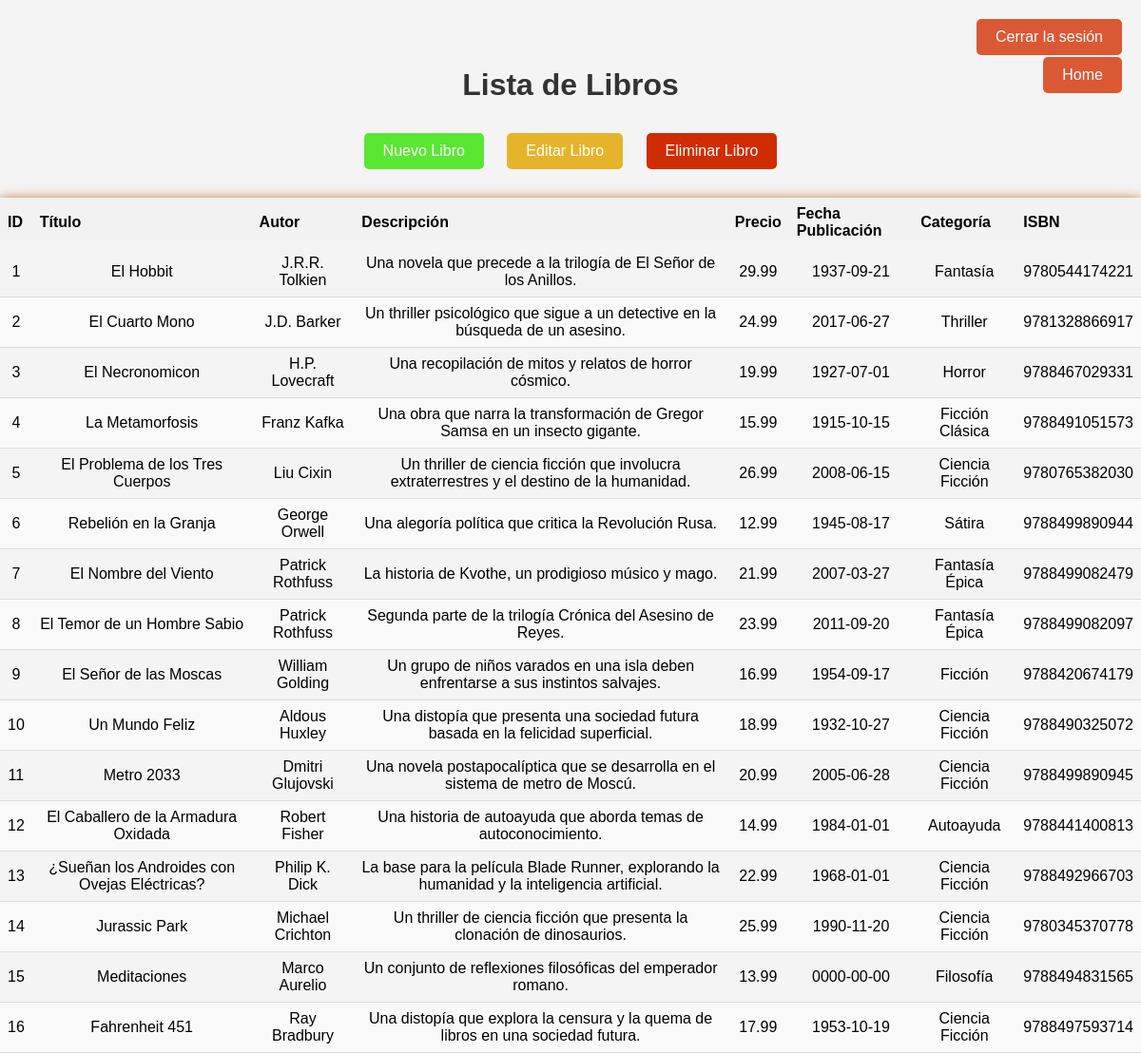
Screenshot of /listalibros.php with the database file from the repository.
### tables this page shows
CREATE TABLE libros (
    id INT AUTO_INCREMENT PRIMARY KEY,
    titulo VARCHAR(255) NOT NULL,
    autor VARCHAR(100) NOT NULL,
    descripcion TEXT,
    precio DECIMAL(10, 2) NOT NULL,
    fecha_publicacion DATE,
    categoria VARCHAR(50),
    isbn VARCHAR(20) UNIQUE NOT NULL
);

### listalibros.php (the view, shortened to what this page needs)
<?php
$conn = new mysqli("localhost", "root", "", "LibreriaBaroja");
$query = "SELECT * FROM libros";
$result = $conn->query($query);
?>
<!DOCTYPE html>
<html lang="es">
<head>
    <link rel="stylesheet" type="text/css" href="styles.css">
</head>
<body class="home">
    <div id="wrapper">
        <h1>Lista de Libros</h1>
        <a href="createlibros.php" class='button button-crear'>Nuevo Libro</a>
        <a href="updatelibros.php" class='button button-editar'>Editar Libro</a>
        <a href="deletelibros.php" class='button button-borrar'>Eliminar Libro</a>
        <table>
            <thead>
                <tr>
                    <th>ID</th>
                    <th>Título</th>
                    <th>Autor</th>
                    <th>Descripción</th>
                    <th>Precio</th>
                    <th>Fecha Publicación</th>
                    <th>Categoría</th>
                    <th>ISBN</th>
                </tr>
            </thead>
            <tbody>
                <?php while ($libro = $result->fetch_assoc()): ?>
                    <tr>
                        <td><?php echo $libro['id']; ?></td>
                        <td><?php echo $libro['titulo']; ?></td>
                        <td><?php echo $libro['autor']; ?></td>
                        <td><?php echo $libro['descripcion']; ?></td>
                        <td><?php echo $libro['precio']; ?></td>
                        <td><?php echo $libro['fecha_publicacion']; ?></td>
                        <td><?php echo $libro['categoria']; ?></td>
                        <td><?php echo $libro['isbn']; ?></td>
                    </tr>
                <?php endwhile; ?>
            </tbody>
        </table>
    </div>
    <a href="logout.php" id="cerrarSesion" class="button button-primary">Cerrar la sesión</a>
    <a href="Home.php" id="home" class="button button-primary">Home</a>
</body>
</html>

### styles.css (style rules this page uses)
body { font-family: Arial, sans-serif; background-color: #f4f4f4; margin: 0; padding: 0; text-align: center; height: 100vh; display: flex; align-items: center; justify-content: center; background-image: url('https://cdn.pixabay.com/photo/2017/01/24/18/08/books-2006000_1280.png'); background-repeat: repeat-x; background-size: auto 200px; background-position: center bottom -40px; }
body::after { content: ""; display: block; position: fixed; top: 0; left: 0; right: 0; bottom: 0; background: url('https://cdn.pixabay.com/photo/2017/01/24/18/08/books-2006000_1280.png') repeat-x; background-size: auto 200px; background-position: left -30px bottom -40px; z-index: -1; }
h1 { color: #333; }
.button { display: inline-block; margin: 10px; padding: 10px 20px; text-decoration: none; color: #fff; border-radius: 5px; cursor: pointer; transition: transform 0.2s ease-in-out; }
.button-primary { background-color: #db5834; }
.button-crear { background-color: #5ae733; }
.button-editar { background-color: #e6b42a; }
.button-borrar { background-color: #cf2d01; }
table { width: 100%; border-collapse: collapse; margin-top: 20px; border: none; box-shadow: 0 4px 8px 0 rgba(0, 0, 0, 0.2), 0 6px 20px 0 rgba(0, 0, 0, 0.19), 0 0 10px rgba(230, 126, 34, 0.7); }
table th { background-color: #f2f2f2; padding: 8px; text-align: left; }
table td { padding: 8px; border-bottom: 1px solid #ddd; }
table tr:nth-child(even) { background-color: #f9f9f9; }
table tr:nth-child(odd) { background-color: #f4f4f4; }
body.home { display: flex; align-items: flex-start; justify-content: center; min-height: 100vh; margin: 0; background-color: #f4f4f4; background-repeat: repeat-x; background-size: auto 200px; background-position: center bottom -40px; }
#wrapper { text-align: center; margin-top: 50px; }
#cerrarSesion { position: absolute; top: 10px; right: 10px; }
#home { position: absolute; top: 50px; right: 10px; }

### rows the page displays
libros: id "1", titulo "El Hobbit", autor "J.R.R. Tolkien", descripcion "Una novela que precede a la trilogía de El Señor de los Anillos.", precio "29.99", fecha_publicacion "1937-09-21", categoria "Fantasía", isbn "9780544174221"
libros: id "2", titulo "El Cuarto Mono", autor "J.D. Barker", descripcion "Un thriller psicológico que sigue a un detective en la búsqueda de un asesino.", precio "24.99", fecha_publicacion "2017-06-27", categoria "Thriller", isbn "9781328866917"
libros: id "3", titulo "El Necronomicon", autor "H.P. Lovecraft", descripcion "Una recopilación de mitos y relatos de horror cósmico.", precio "19.99", fecha_publicacion "1927-07-01", categoria "Horror", isbn "9788467029331"
libros: id "4", titulo "La Metamorfosis", autor "Franz Kafka", descripcion "Una obra que narra la transformación de Gregor Samsa en un insecto gigante.", precio "15.99", fecha_publicacion "1915-10-15", categoria "Ficción Clásica", isbn "9788491051573"
libros: id "5", titulo "El Problema de los Tres Cuerpos", autor "Liu Cixin", descripcion "Un thriller de ciencia ficción que involucra extraterrestres y el destino de la humanidad.", precio "26.99", fecha_publicacion "2008-06-15", categoria "Ciencia Ficción", isbn "9780765382030"
libros: id "6", titulo "Rebelión en la Granja", autor "George Orwell", descripcion "Una alegoría política que critica la Revolución Rusa.", precio "12.99", fecha_publicacion "1945-08-17", categoria "Sátira", isbn "9788499890944"
libros: id "7", titulo "El Nombre del Viento", autor "Patrick Rothfuss", descripcion "La historia de Kvothe, un prodigioso músico y mago.", precio "21.99", fecha_publicacion "2007-03-27", categoria "Fantasía Épica", isbn "9788499082479"
libros: id "8", titulo "El Temor de un Hombre Sabio", autor "Patrick Rothfuss", descripcion "Segunda parte de la trilogía Crónica del Asesino de Reyes.", precio "23.99", fecha_publicacion "2011-09-20", categoria "Fantasía Épica", isbn "9788499082097"
libros: id "9", titulo "El Señor de las Moscas", autor "William Golding", descripcion "Un grupo de niños varados en una isla deben enfrentarse a sus instintos salvajes.", precio "16.99", fecha_publicacion "1954-09-17", categoria "Ficción", isbn "9788420674179"
libros: id "10", titulo "Un Mundo Feliz", autor "Aldous Huxley", descripcion "Una distopía que presenta una sociedad futura basada en la felicidad superficial.", precio "18.99", fecha_publicacion "1932-10-27", categoria "Ciencia Ficción", isbn "9788490325072"
libros: id "11", titulo "Metro 2033", autor "Dmitri Glujovski", descripcion "Una novela postapocalíptica que se desarrolla en el sistema de metro de Moscú.", precio "20.99", fecha_publicacion "2005-06-28", categoria "Ciencia Ficción", isbn "9788499890945"
libros: id "12", titulo "El Caballero de la Armadura Oxidada", autor "Robert Fisher", descripcion "Una historia de autoayuda que aborda temas de autoconocimiento.", precio "14.99", fecha_publicacion "1984-01-01", categoria "Autoayuda", isbn "9788441400813"
libros: id "13", titulo "¿Sueñan los Androides con Ovejas Eléctricas?", autor "Philip K. Dick", descripcion "La base para la película Blade Runner, explorando la humanidad y la inteligencia artificial.", precio "22.99", fecha_publicacion "1968-01-01", categoria "Ciencia Ficción", isbn "9788492966703"
libros: id "14", titulo "Jurassic Park", autor "Michael Crichton", descripcion "Un thriller de ciencia ficción que presenta la clonación de dinosaurios.", precio "25.99", fecha_publicacion "1990-11-20", categoria "Ciencia Ficción", isbn "9780345370778"
libros: id "15", titulo "Meditaciones", autor "Marco Aurelio", descripcion "Un conjunto de reflexiones filosóficas del emperador romano.", precio "13.99", fecha_publicacion "0000-00-00", categoria "Filosofía", isbn "9788494831565"
libros: id "16", titulo "Fahrenheit 451", autor "Ray Bradbury", descripcion "Una distopía que explora la censura y la quema de libros en una sociedad futura.", precio "17.99", fecha_publicacion "1953-10-19", categoria "Ciencia Ficción", isbn "9788497593714"
